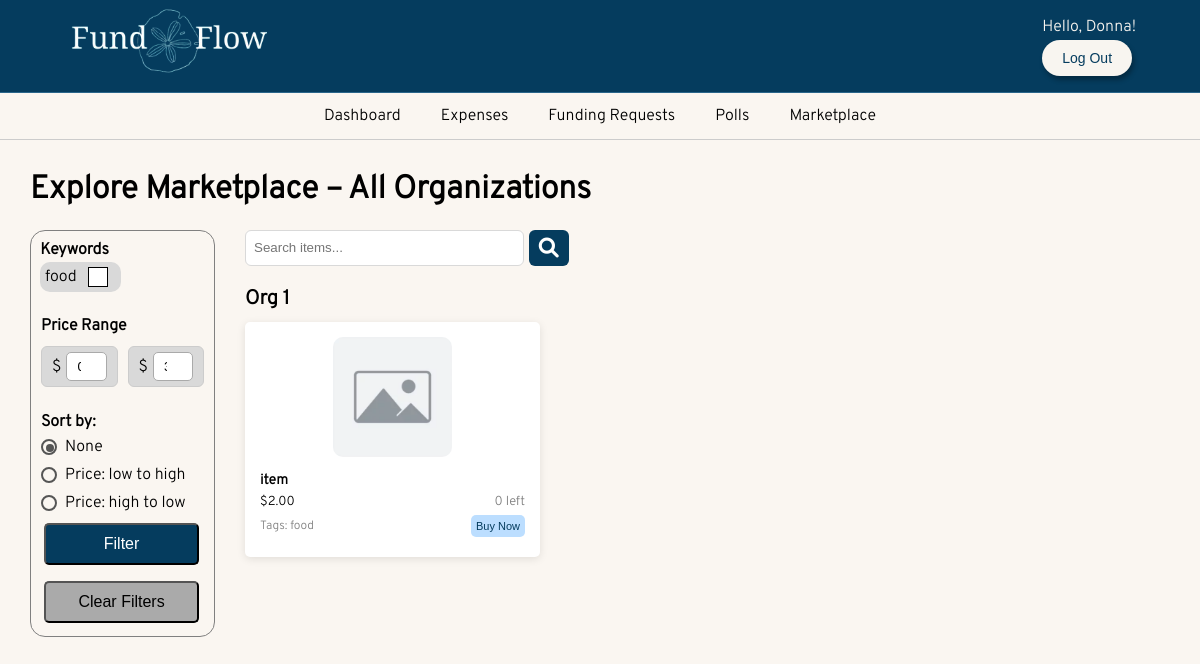
The page /marketplace/ (signed in) on the database its author committed.
### FundFlow/models.py (models this page shows, shortened)
class Tag(models.Model):
    name = models.CharField(max_length=20, unique=True)

class Item(models.Model):
    organization = models.ForeignKey('Organization', on_delete=models.CASCADE, related_name='items')
    item_name = models.CharField(max_length=100, unique=True)
    price = models.DecimalField(max_digits=10, decimal_places=2)
    image = models.FileField(upload_to='merchIMG/', null=True, blank=True)
    quantity = models.PositiveIntegerField()
    tags = models.ManyToManyField(Tag, related_name='items')

class Organization(models.Model):
    name= models.CharField(max_length=255, unique=True)
    description = models.TextField(blank=True, null=True)
    president = models.ForeignKey(User, on_delete=models.CASCADE, related_name='president_of', blank=True, null=True)
    treasurer = models.ForeignKey(User, on_delete=models.SET_NULL ,related_name='treasurer_of', blank=True, null=True)
    members = models.ManyToManyField(User, related_name='organizations', blank=True)
    pending_members = models.ManyToManyField(User, related_name='pending_organizations', blank=True)
    bank_email= models.EmailField(verbose_name='Email Address', unique=False, blank=True, null=True)
    tickets=models.ManyToManyField('CreateTicket', related_name='tickets', blank=True)

### FundFlow/views.py (the view)
# urls.py: path('marketplace/', views.marketplace_view, name='marketplace'),
@login_required
def marketplace_view(request):
    selected_tag_ids = request.GET.getlist('tags')
    min_price = request.GET.get('min_price')
    max_price = request.GET.get('max_price')
    curUser = request.user
    curProf = UserProfile.objects.get(user=curUser)
    user_type = curProf.user_type
    thisOrg = curProf.current_Org
    items = Item.objects.all()
    search_query = request.GET.get('search')
    if search_query:
        items = items.filter(item_name__icontains=search_query)  # adjust "name" to your item model's search-relevant field
    if request.method == 'POST':
        item_id = request.POST.get('item_id')
        print(item_id)
        item=Item.objects.get(pk=item_id)
        return redirect('checkout', item.id)
    if selected_tag_ids:
        items = items.filter(tags__id__in=selected_tag_ids).distinct()
    if min_price:
        items = items.filter(price__gte=min_price)
    if max_price:
        items = items.filter(price__lte=max_price)
    sort_option = request.GET.get('sort')
    if sort_option == 'price_asc':
        items = items.order_by('price')
    elif sort_option == 'price_desc':
        items = items.order_by('-price')
    alltags = Tag.objects.all()
    temp_grouped = defaultdict(list)
    for item in items:
        temp_grouped[item.organization.name].append(item)
    grouped_items = dict(temp_grouped)
    context = {
        'thisOrg': thisOrg,
        'user_type': user_type,
        'items': items,
        'grouped_items': grouped_items,
        'alltags': alltags,
        'selected_tag_ids': list(map(int, selected_tag_ids)),
        'selected_tags_raw': selected_tag_ids,
        'min_price': min_price,
        'max_price': max_price,
        'search_query': search_query,
        'sort_option': sort_option
    }
    return render(request, 'marketplace.html', context)

### FundFlow/templates/marketplace.html (shortened to what this page needs)
{% extends 'base.html' %}
{% load static %}
{% block content %}
<div class="manage-org-title"> Explore Marketplace – All Organizations</div>
<div class = "manage-org-contents">
    <div class = "manage-item-info-container">
        <div class ="manage-item-filter-container">
            <div class ="manage-filter-subtitle"> Keywords </div>
            <form method="get" class="filter-form">
                <div class="tag-container">
                    {% for tag in alltags %}
                    <div class="tag-box">
                        <label class="custom-checkbox">
                            {{ tag.name }}
                            <span class="checkmark"></span>
                        </label>
                    </div>
                    {% endfor %}
                </div>
                <div class="price-slider-container">
                    <label class="price-slider-label">Price Range</label>
                    <div class="price-inputs">
                        <div class="price-input-group">
                            <span>$</span>
                            <input type="number" name="min_price" id="min-input" value="{{ request.GET.min_price|default:0 }}">
                        </div>
                        <div class="price-input-group">
                            <span>$</span>
                            <input type="number" name="max_price" id="max-input" value="{{ request.GET.max_price|default:300 }}">
                        </div>
                    </div>
                </div>
                <div class="sort-options">
                    <div class="sort-label">Sort by:</div>
                    <label class="radio-option">
                        <span class="radio-circle"></span>
                        <span class="radio-label">None</span>
                    </label>
                    <label class="radio-option">
                        <span class="radio-circle"></span>
                        <span class="radio-label">Price: low to high</span>
                    </label>
                    <label class="radio-option">
                        <span class="radio-circle"></span>
                        <span class="radio-label">Price: high to low</span>
                    </label>
                </div>
                <button type="submit" class="filter-item-btn-text">Filter</button>
            </form>
            <div style="margin-top: 10px;">
                <a href="{% url 'marketplace' %}">
                    <button type="button" class="clear-filter-item-btn-text" >Clear Filters</button>
                </a>
            </div>
        </div>
    </div>
    <div class="item-cards-container">
        <form class="search-all-items" method="get" action="">
            <input type="text" name="search" placeholder="Search items...">
            <button type="submit">
                <i class="fa fa-search" style="font-size:20px"></i>
            </button>
        </form>
            {% for org_name, org_items in grouped_items.items %}
                <div class = "org-name">{{ org_name }}</div>
                <div class="item-grid">
                    {%if org_items%}
                        {% for item in org_items %}
                        <div class="item-card">
                            <div class="item-image">
                                {% if item.image %}
                                    <a href="#" class="image-link" data-image="{{ item.image.url }}">
                                        <img src="{{ item.image.url }}" alt="{{ item.item_name }}">
                                    </a>
                                {% else %}
                                    <img src="{% static 'images/no_image.PNG' %}" alt="Default image">
                                {% endif %}
                            </div>
                            <div class="item-name-row">
                                <div class="item-name-text">{{ item.item_name }}</div>
                            </div>
                            <div class="item-details-row">
                                <div class="item-price">${{ item.price }}</div>
                                <div class="item-quantity">{{ item.quantity }} left</div>
                            </div>
                            <div class = "bottom-details-row">
                                <div class="item-tags">
                                    Tags:
                                    {% for tag in item.tags.all %}
                                        {{ tag.name }}{% if not forloop.last %}, {% endif %}
                                    {% empty %}
                                        No tags
                                    {% endfor %}
                                </div>
                                <form method="POST" class="view">
                                    <button class="buy-button" name="item_id" value="{{item.id}}" >Buy Now</button>
                                </form>
                            </div>
                        </div>
                        {% endfor %}
                    {% elif search_query %}
                        <div class = "no-items"> No results, try a different search. </div>
                    {%else%}
                        <div class = "no-items"> No items for this org, just dont let them show </div>
                    {%endif%}
                </div>
            {% endfor %}
    </div>
</div>
{%endblock%}

### FundFlow/templates/base.html (shortened to what this page needs)
<!doctype html>
<html lang="en">
  <head>
    {%load static%}
    <link rel="stylesheet" href="{% static 'dashboard.css' %}">
    <link rel="stylesheet" href="{% static 'home.css' %}">
    <link rel="stylesheet" href="{% static 'signUp.css' %}">
    <link rel="stylesheet" href="{% static 'index.css' %}">
    <link rel="stylesheet" href="https://cdnjs.cloudflare.com/ajax/libs/font-awesome/6.0.0/css/all.min.css">
    <link rel="stylesheet" href="{% static 'registerorg.css' %}">
    <link rel="stylesheet" href="{% static 'voting.css' %}">
    <link rel="stylesheet" href="{% static 'expenses.css' %}">
    <link rel="stylesheet" href="{% static 'budgetRev.css' %}">
    <link rel="stylesheet" href="{% static 'manageOrganization.css' %}">
    <link rel="stylesheet" href="{% static 'fundingRequests.css' %}">
    <link rel="stylesheet" href="{% static 'manageMarketplace.css' %}">
    <link rel="stylesheet" href="{% static 'marketplace.css' %}">
    <link rel="stylesheet" href="{% static 'checkout.css' %}">
  </head>
  <body>
    <header class="py-3 mb-4 border-bottom" id="header">
      <div class="header-container">
          <a href="#" class="d-flex align-items-center link-body-emphasis text-decoration-none">
              <span class="logo">
                  <img src="{% static 'images/FundFlow_logo.png' %}" alt="Logo">
              </span>
          </a>
      </div>
      <div>
        {% if user.is_authenticated %}
        <a class="hello-user"> Hello, {{user.first_name}}! </a>
        <form action="{% url 'logout' %}" method="post">
          <button type="submit" class="logout-btn">Log Out</button>
        </form>
        {% endif %}
      </div>
    </header>
    {% if user.is_authenticated %}
    <nav class="py-2 bg-body-tertiary border-bottom">
        <div class="container d-flex flex-wrap">
            <ul class="nav me-auto">
                <li class="nav-item"><a href="{% url 'dashboard' %}" class="nav-link link-body-emphasis px-2" aria-current="page">Dashboard</a></li>
                <li class="nav-item"><a href="{% url 'expenses' %}" class="nav-link link-body-emphasis px-2">Expenses</a></li>
                <li class="nav-item"><a href="{% url 'fundingRequests' %}" class="nav-link link-body-emphasis px-2">Funding Requests</a></li>
                <li class="nav-item"><a href="{% url 'voting' %}" class="nav-link link-body-emphasis px-2">Polls</a></li>
                <li class="nav-item"><a href="{% url 'marketplace' %}" class="nav-link link-body-emphasis px-2">Marketplace</a></li>
            </ul>
        </div>
    </nav>
    {% endif %}
    <div class="container">
        {% block content %}
        {% endblock %}
    </div>
  </body>
</html>

### FundFlow/static/dashboard.css (style rules this page uses)
* { margin: 0; padding: 0; box-sizing: border-box; }
body { display: flex; flex-direction: column; }

### FundFlow/static/home.css (style rules this page uses)
body { margin: 0; padding: 0; background-color: #F8F5F0; font-family: 'Overpass', sans-serif; }

### FundFlow/static/signUp.css (style rules this page uses)
body { margin: 0; padding: 0; background-color: #F8F5F0; }

### FundFlow/static/index.css (style rules this page uses)
body { background-color: #FAF6F1; margin: 0; }
#header { background-color: #053C5E; border-bottom: 1px solid #2a668b; padding: .5rem 4rem; display: flex; align-items: center; justify-content: space-between; }
.header-container { display: flex; align-items: center; gap: 1rem; }
.logo img { height: 70px; width: auto; }
.logout-btn { background-color: #F8F5F0; border: none; text-decoration: none; color: #053C5E; padding: 10px 20px; border-radius: 25px; font-size: 14px; text-align: center; cursor: pointer; box-shadow: 2px 4px 5px rgba(0, 0, 0, 0.3); margin-top: 3px; }
nav { background-color: #FAF6F1; border-bottom: 1px solid #ccc; padding: 0.8rem 0; }
.nav { list-style: none; display: flex; justify-content: center; padding: 0; margin: 0; }
.nav-item { margin: 0 10px; }
.nav-link { color: black; text-decoration: none; font-size: 1rem; padding: 5px 10px; transition: color 0.3s ease; font-family: 'Overpass', sans-serif; font-weight: 300; }
.hello-user { font-family: 'Overpass', sans-serif; color: #F8F5F0; }

### FundFlow/static/registerorg.css (style rules this page uses)
body { display: flex; flex-direction: column; }

### FundFlow/static/voting.css (style rules this page uses)
body { font-family: 'Overpass', sans-serif; }
.org-name { margin: 0; font-weight: bold; }

### FundFlow/static/fundingRequests.css (style rules this page uses)
body { font-family: 'Overpass', sans-serif; }

### FundFlow/static/marketplace.css (style rules this page uses)
.buy-button { background-color: #BCDEFF; color: #053C5E; padding: 5px; border-radius: 5px; font-size:11px; display: inline-block; white-space: nowrap; border: none; }
.bottom-details-row { display: flex; justify-content: space-between; align-items: center; width: 100%; margin-bottom: 5px; }
.org-name { padding-top: 20px; padding-bottom: 10px; font-size: 20px; }
.search-all-items { display: flex; width: 35%; border-color: #D9D9D9; border-radius: 10px; font-size: 17px; gap: 5px; }
.search-all-items input { padding: 8px; border: 1px solid #D9D9D9; border-radius: 6px; flex: 1; }
.search-all-items button { background: #053C5E; border: 1px #042a41; padding: 8px 10px; border-radius: 6px; cursor: pointer; color: white; }

### rows shown on the page
Tag: name "food"
Item: name "Org 1", item_name "item", price "2.00", quantity "0", {{ item.id }} 1 (drawn)

### other values the page prints
{{ user.first_name }} "Donna"
